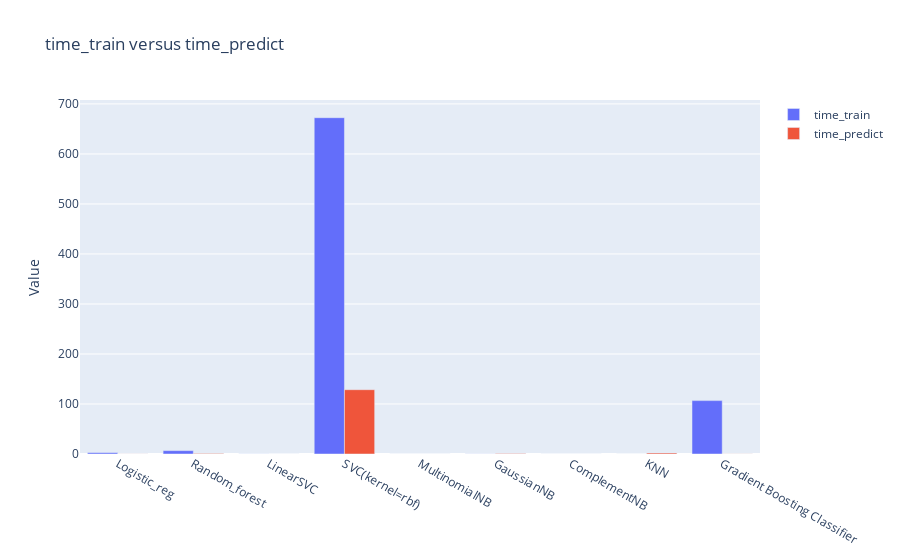
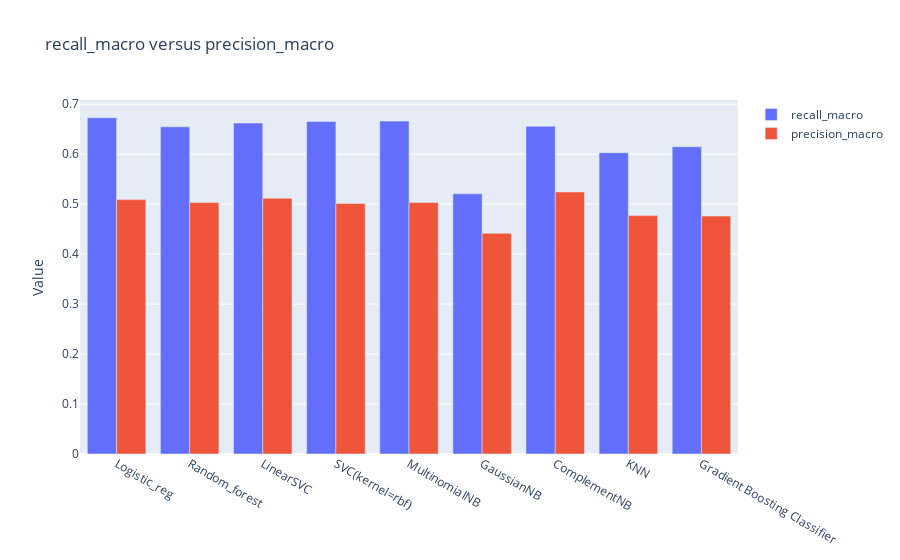

The notebook cell these images were saved under, in order:
### Code cell
# Compare time_train and time_predict 
stack_barplot(df_perf, "time_train", "time_predict")

# Compare recall_macro and precision_macro
stack_barplot(df_perf, "recall_macro", "precision_macro")

### Figure 1 — Plotly figure (JSON) as saved in the notebook; plotly's stock layout.template omitted (floating-point values rounded to 4 significant figures)
{"data": [{"name": "time_train", "offsetgroup": "0", "type": "bar", "x": ["Logistic_reg", "Random_forest", "LinearSVC", "SVC(kernel=rbf)", "MultinomialNB", "GaussianNB", "ComplementNB", "KNN", "Gradient Boosting Classifier"], "y": [2.749, 6.745, 0.1352, 672.5, 0.02625, 0.2002, 0.02305, 0.008318, 106.8]}, {"name": "time_predict", "offsetgroup": "1", "type": "bar", "x": ["Logistic_reg", "Random_forest", "LinearSVC", "SVC(kernel=rbf)", "MultinomialNB", "GaussianNB", "ComplementNB", "KNN", "Gradient Boosting Classifier"], "y": [0.1111, 1.043, 0.05792, 128.6, 0.03815, 0.8675, 0.03601, 2.038, 0.1608]}], "layout": {"title": {"text": "time_train versus time_predict"}, "yaxis": {"title": {"text": "Value"}}}}

### Figure 2 — Plotly figure (JSON) as saved in the notebook; plotly's stock layout.template omitted (floating-point values rounded to 4 significant figures)
{"data": [{"name": "recall_macro", "offsetgroup": "0", "type": "bar", "x": ["Logistic_reg", "Random_forest", "LinearSVC", "SVC(kernel=rbf)", "MultinomialNB", "GaussianNB", "ComplementNB", "KNN", "Gradient Boosting Classifier"], "y": [0.6729, 0.6546, 0.6621, 0.6653, 0.6661, 0.5207, 0.6558, 0.6029, 0.6148]}, {"name": "precision_macro", "offsetgroup": "1", "type": "bar", "x": ["Logistic_reg", "Random_forest", "LinearSVC", "SVC(kernel=rbf)", "MultinomialNB", "GaussianNB", "ComplementNB", "KNN", "Gradient Boosting Classifier"], "y": [0.509, 0.5032, 0.5117, 0.5012, 0.5031, 0.4415, 0.5244, 0.477, 0.476]}], "layout": {"title": {"text": "recall_macro versus precision_macro"}, "yaxis": {"title": {"text": "Value"}}}}
